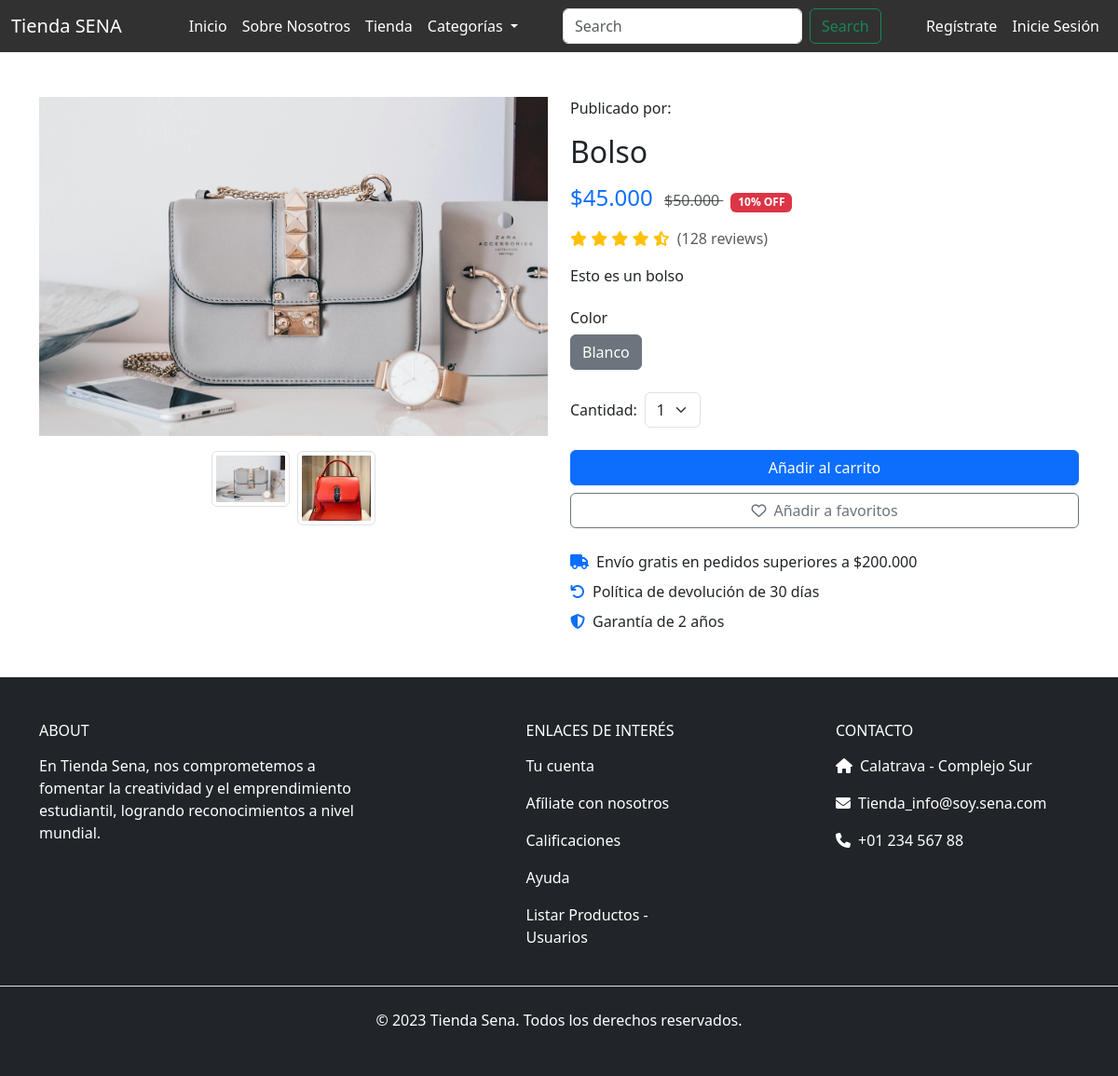
Page /producto/1/ on the earlier database version.
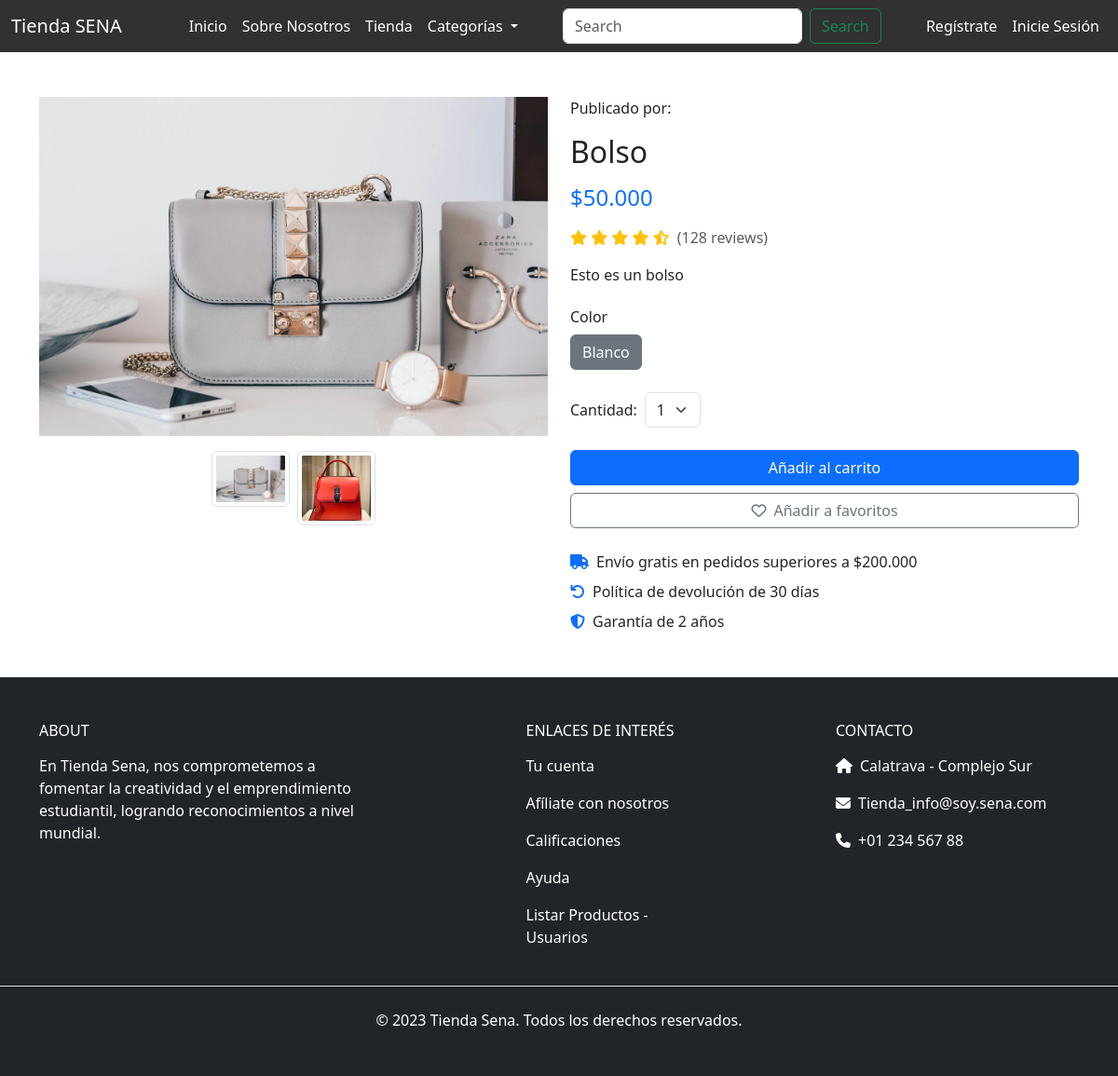
Same page on the later database version.
### tienda_sena/models.py (models this page shows, shortened)
class Producto(models.Model):
    nombre = models.CharField(max_length=100)
    descripcion = models.CharField(max_length=254)
    stock = models.IntegerField()
    vendedor = models.ForeignKey('Usuario', on_delete=models.CASCADE)
    CATEGORIAS = (
        (0, ""),
        (1, "Moda"),
        (2, "Tecnologia"),
        (3, "Artesania"),
        (4, "Accesorios"),
        (5, "Servicios"),
        (6, "Otros"),
    )
    categoria = models.IntegerField(choices=CATEGORIAS, default=0, null=True, blank=True)
    COLORES = (
        (0,"Ninguno"),
        (1,"Gris"),
        (2,"Blanco"),
        (3,"Negro"),
        (4,"Amarillo"),
        (5,"Azul"),
        (6,"Rojo"),
    )
    color = models.IntegerField(choices=COLORES, default=0, null=True, blank=True)
    en_oferta = models.BooleanField(default=False)
    precio_original = models.DecimalField(max_digits=10, decimal_places=2, null=True, blank=True)
    descuento = models.DecimalField(max_digits=5, decimal_places=2, default=0)
    @property
    def precio(self):
        if self.en_oferta and self.descuento > 0:
            return round(self.precio_original - (self.precio_original * self.descuento / Decimal(100)), 2)
        return self.precio_original

class ImagenProducto(models.Model):
    producto = models.ForeignKey(Producto, on_delete=models.CASCADE, related_name='imagenes')
    imagen = models.ImageField(upload_to='productos/')

### tienda_sena/views.py (the view)
# urls.py: path('producto/<int:id_producto>/', views.detalle_producto, name='detalle_producto'),
def detalle_producto(request, id_producto):
    producto = get_object_or_404(Producto, id=id_producto)
    return render(request, 'productos/detalle_producto.html', {'producto': producto})

### tienda_sena/context_processors.py (called while the page is built)
def categorias(request):
    categorias = Producto.CATEGORIAS
    return {'categorias': categorias}

def colores(request):
    colores = Producto.COLORES
    return {'colores': colores}

### tienda_sena/templatetags/custom_filters.py (called while the page is built)
@register.filter
def replace_comma(value):
    if isinstance(value, str):
        return value.replace(',', '.')
    return value

### tienda_sena/templates/productos/detalle_producto.html (shortened to what this page needs)
{% extends 'bases/base.html' %}
{% load static humanize custom_filters %}
{% block main %}
<link rel="stylesheet" href="{% static 'css/style.css' %}" />
<div class="container py-5">
    <div class="row">
        <div class="col-md-6 mb-4">
            <div class="">
                {% if producto.imagenes.all|length > 0 %}
                <img id="mainImage" src="{{ producto.imagenes.all.0.imagen.url }}" class="card-img-top img-fluid mb-3"
                    alt="Imagen del producto">
                {% else %}
                <img id="mainImage" src="{% static 'images/product.jpg' %}" class="card-img-top img-fluid"
                    alt="Imagen no disponible">
                {% endif %}
                <div class="card-body">
                    <div class="row g-2 justify-content-center">
                        {% for imagen in producto.imagenes.all %}
                        <div class="col-3 col-md-2">
                            <img src="{{ imagen.imagen.url }}" class="img-thumbnail thumbnail"
                                alt="Thumbnail {{ forloop.counter }}"
                                onclick="changeMainImage('{{ imagen.imagen.url }}')">
                        </div>
                        {% endfor %}
                    </div>
                </div>
            </div>
        </div>
        <div class="col-md-6">
            <p>Publicado por: {{ producto.vendedor.nombre }}</p>
            <h1 class="h2 mb-3">{{ producto.nombre }}</h1>
            <div class="mb-3">
                <span class="h4 me-2 text-primary">${{ producto.precio|floatformat:0|intcomma|replace_comma }}</span>
                {% if producto.en_oferta %}
                <span class="text-muted text-decoration-line-through">
                    ${{ producto.precio_original|floatformat:0|intcomma|replace_comma }}
                </span>
                <span class="badge bg-danger ms-2">{{ producto.descuento|floatformat:0 }}% OFF</span>
                {% endif %}
            </div>
            <div class="mb-3">
                <div class="d-flex align-items-center">
                    <div class="text-warning me-2">
                        <i class="fas fa-star"></i>
                        <i class="fas fa-star"></i>
                        <i class="fas fa-star"></i>
                        <i class="fas fa-star"></i>
                        <i class="fas fa-star-half-alt"></i>
                    </div>
                    <span class="text-muted">(128 reviews)</span>
                </div>
            </div>
            <p class="mb-4">{{ producto.descripcion }}</p>
            <div class="mb-4">
                <h6 class="mb-2">Color</h6>
                <div class="btn-group" role="group">
                    <label class="btn btn-outline-secondary" for="color_{{ producto.color }}">{{ producto.get_color_display }}</label>
                </div>
            </div>
            <div class="mb-4">
                <div class="d-flex align-items-center">
                    <label class="me-2">Cantidad:</label>
                    <select class="form-select w-auto">
                        <option>1</option>
                    </select>
                </div>
            </div>
            <div class="d-grid gap-2">
                <button class="btn btn-primary" type="button">Añadir al carrito</button>
                <button class="btn btn-outline-secondary" type="button">
                    <i class="far fa-heart me-2"></i>Añadir a favoritos
                </button>
            </div>
            <div class="mt-4">
                <div class="d-flex align-items-center mb-2">
                    <i class="fas fa-truck text-primary me-2"></i>
                    <span>Envío gratis en pedidos superiores a $200.000</span>
                </div>
                <div class="d-flex align-items-center mb-2">
                    <i class="fas fa-undo text-primary me-2"></i>
                    <span>Política de devolución de 30 días</span>
                </div>
                <div class="d-flex align-items-center">
                    <i class="fas fa-shield-alt text-primary me-2"></i>
                    <span>Garantía de 2 años</span>
                </div>
            </div>
        </div>
    </div>
</div>
{% endblock %}

### tienda_sena/templates/bases/base.html (shortened to what this page needs)
{% load static humanize custom_filters %}
<!DOCTYPE html>
<html lang="en">
<head>
  <link rel="stylesheet" href="{% static 'css/style.css' %}" />
  <link rel="stylesheet" href="{% static 'css/bootstrap.min.css' %}" />
  <link rel="stylesheet" href="{% static 'css/login.css' %}" />
  <link href="https://cdnjs.cloudflare.com/ajax/libs/font-awesome/6.4.0/css/all.min.css" rel="stylesheet">
  <link href="https://cdnjs.cloudflare.com/ajax/libs/font-awesome/6.4.2/css/all.min.css" rel="stylesheet">
</head>
<body>
  <header class="text-white">
    <nav class=" nav_styles navbar navbar-expand-lg">
        <div class="container-fluid">
          <a class="navbar-brand text-white me-5" href="#">Tienda SENA</a>
          <div class="collapse navbar-collapse" id="navbarSupportedContent">
            <ul class="navbar-nav me-auto mb-2 mb-lg-0">
              <li class="nav-item">
                <a class="nav-link active fw-medium text-white ms-3" aria-current="page" href="{% url 'index' %}">Inicio</a>
              </li>
              <li class="nav-item">
                <a class="nav-link active fw-medium text-white" aria-current="page" href="#">Sobre Nosotros</a>
              </li>
              <li class="nav-item">
                <a class="nav-link active fw-medium text-white " aria-current="page" href="#">Tienda</a>
              </li>
              <li class="nav-item dropdown">
                  <a class="nav-link dropdown-toggle text-white" href="#" role="button" data-bs-toggle="dropdown"
                      aria-expanded="false">
                      Categorías
                  </a>
              </li>
            </ul>
            <form class="d-flex" role="search">
              <input class="form-control me-2" type="search" placeholder="Search" aria-label="Search">
              <button class="btn btn-outline-success" type="submit">Search</button>
            </form>
            <ul class="navbar-nav ms-auto">
              <li class="nav-item ">
                {% if request.session.pista %}
                    <a class="nav-link contact-button fw-medium text-white iniciar-sesion-btn" href="{% url 'perfil_usuario' %}">Mi Perfil</a>
                {% else %}
                  <a class="nav-link contact-button fw-medium text-white" href="{% url 'registrarse' %}">Regístrate</a>
                </li>
                <li class="nav-item iniciar-sesion-btn">
                  <a class="nav-link contact-button fw-medium text-white " href="{% url 'login' %}">Inicie Sesión</a>
                {% endif %}
              </li>
            </ul>
          </div>
        </div>
      </nav>
  </header>
    <main>
      {% block main %} {% endblock %}
    </main>
    <footer class="bg-dark text-white pt-5 pb-4">
        <div class="container">
          <div class="row text-center text-md-start">
            <div class="col-12 col-md-4 col-lg-4 mb-4">
              <h6 class="text-uppercase font-weight-bold mb-3">About</h6>
              <p>
                En Tienda Sena, nos comprometemos a fomentar la creatividad y el emprendimiento estudiantil, logrando
                reconocimientos a nivel mundial.
              </p>
            </div>
            <div class="col-12 col-md-4 col-lg-2 mx-auto mb-4">
              <h6 class="text-uppercase font-weight-bold mb-3">Enlaces de interés</h6>
              <p><a href="#" class="text-white text-decoration-none">Tu cuenta</a></p>
              <p><a href="#" class="text-white text-decoration-none">Afíliate con nosotros</a></p>
              <p><a href="#" class="text-white text-decoration-none">Calificaciones</a></p>
              <p><a href="#" class="text-white text-decoration-none">Ayuda</a></p>
              <p><a href="{% url 'lista_productos' %}" class="text-white text-decoration-none">Listar Productos - Usuarios</a></p>
            </div>
            <div class="col-12 col-md-4 col-lg-3 mb-4">
              <h6 class="text-uppercase font-weight-bold mb-3">Contacto</h6>
              <p><i class="fas fa-home me-2"></i>Calatrava - Complejo Sur</p>
              <p><i class="fas fa-envelope me-2"></i>Tienda_info@soy.sena.com</p>
              <p><i class="fas fa-phone me-2"></i>+01 234 567 88</p>
            </div>
          </div>
        </div>
        <div class="text-center py-4 border-top">
          © 2023 Tienda Sena. Todos los derechos reservados.
        </div>
    </footer>
</body>
</html>

### tienda_sena/static/css/style.css (style rules this page uses)
* { margin: 0; padding: 0; box-sizing: border-box; }
.nav_styles { background-color: rgb(49, 49, 49); }
#mainImage { max-height: 400px; object-fit: contain; }
.thumbnail { width: 100%; max-height: 80px; object-fit: cover; cursor: pointer; transition: transform 0.2s ease-in-out; }

Differences in the rows shown:
changed Producto "Bolso": precio "45.000" → "50.000"; en_oferta True → False (drawn); precio_original "50.000" → (not shown); descuento "10" → (not shown)
Other differences:
text no longer shown: "$ % OFF"
